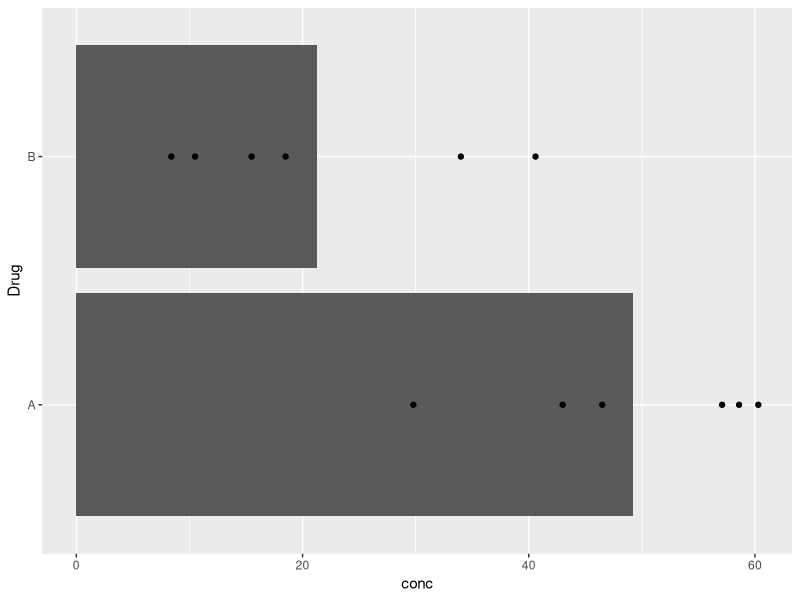

The R source for this figure:
#Day 3####

#Setting working directory - change the path to the folder where you have installed the project####
folder <- "~/RDM-LS"
setwd(folder)

#import the library ggplot2
library(ggplot2)

Hormone <- read.csv2("data/20201110-hormone.csv")
Hormone
names(Hormone)[3] <- "conc"

p2 <- ggplot(Hormone, aes(Drug,conc)) +
	          stat_summary(fun.y=mean,geom="bar") +
		              stat_summary(fun.data=mean_cl_normal,geom="errorbar",
					                                           width=0.25) + geom_point() +
  coord_flip()

p2
